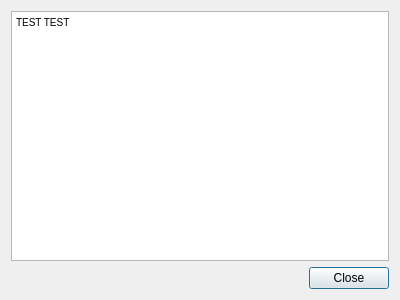
<?xml version="1.0" encoding="UTF-8"?>
<ui version="4.0">
 <class>Dialog</class>
 <widget class="QDialog" name="Dialog">
  <property name="geometry">
   <rect>
    <x>0</x>
    <y>0</y>
    <width>400</width>
    <height>300</height>
   </rect>
  </property>
  <property name="windowTitle">
   <string>Dialog</string>
  </property>
  <layout class="QGridLayout" name="gridLayout">
   <item row="0" column="0">
    <widget class="QTextEdit" name="textEdit_about">
     <property name="readOnly">
      <bool>false</bool>
     </property>
     <property name="html">
      <string>&lt;!DOCTYPE HTML PUBLIC &quot;-//W3C//DTD HTML 4.0//EN&quot; &quot;http://www.w3.org/TR/REC-html40/strict.dtd&quot;&gt;
&lt;html&gt;&lt;head&gt;&lt;meta name=&quot;qrichtext&quot; content=&quot;1&quot; /&gt;&lt;style type=&quot;text/css&quot;&gt;
p, li { white-space: pre-wrap; }
&lt;/style&gt;&lt;/head&gt;&lt;body style=&quot; font-family:'MS Shell Dlg 2'; font-size:7.8pt; font-weight:400; font-style:normal;&quot;&gt;
&lt;p style=&quot; margin-top:0px; margin-bottom:0px; margin-left:0px; margin-right:0px; -qt-block-indent:0; text-indent:0px;&quot;&gt;TEST TEST&lt;/p&gt;&lt;/body&gt;&lt;/html&gt;</string>
     </property>
    </widget>
   </item>
   <item row="1" column="0">
    <widget class="QDialogButtonBox" name="buttonBox">
     <property name="enabled">
      <bool>true</bool>
     </property>
     <property name="orientation">
      <enum>Qt::Horizontal</enum>
     </property>
     <property name="standardButtons">
      <set>QDialogButtonBox::Close</set>
     </property>
    </widget>
   </item>
  </layout>
 </widget>
 <resources/>
 <connections>
  <connection>
   <sender>buttonBox</sender>
   <signal>accepted()</signal>
   <receiver>Dialog</receiver>
   <slot>accept()</slot>
   <hints>
    <hint type="sourcelabel">
     <x>248</x>
     <y>254</y>
    </hint>
    <hint type="destinationlabel">
     <x>157</x>
     <y>274</y>
    </hint>
   </hints>
  </connection>
  <connection>
   <sender>buttonBox</sender>
   <signal>rejected()</signal>
   <receiver>Dialog</receiver>
   <slot>reject()</slot>
   <hints>
    <hint type="sourcelabel">
     <x>316</x>
     <y>260</y>
    </hint>
    <hint type="destinationlabel">
     <x>286</x>
     <y>274</y>
    </hint>
   </hints>
  </connection>
 </connections>
</ui>
